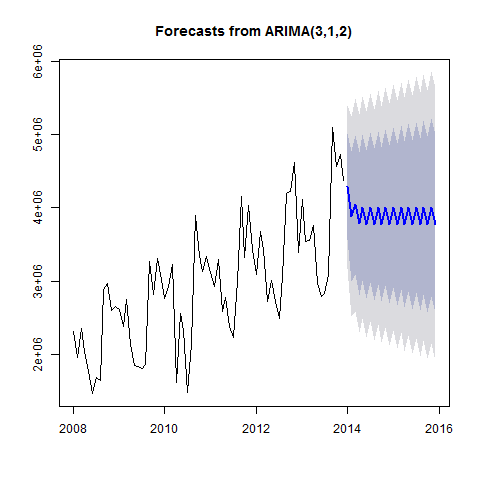

Generate this figure with R:
#Creates Model_ARIMA_6 plot

png("Plots/Model_ARIMA_6_plot.png")
plot(forecast(Model_ARIMA_6))
dev.off()